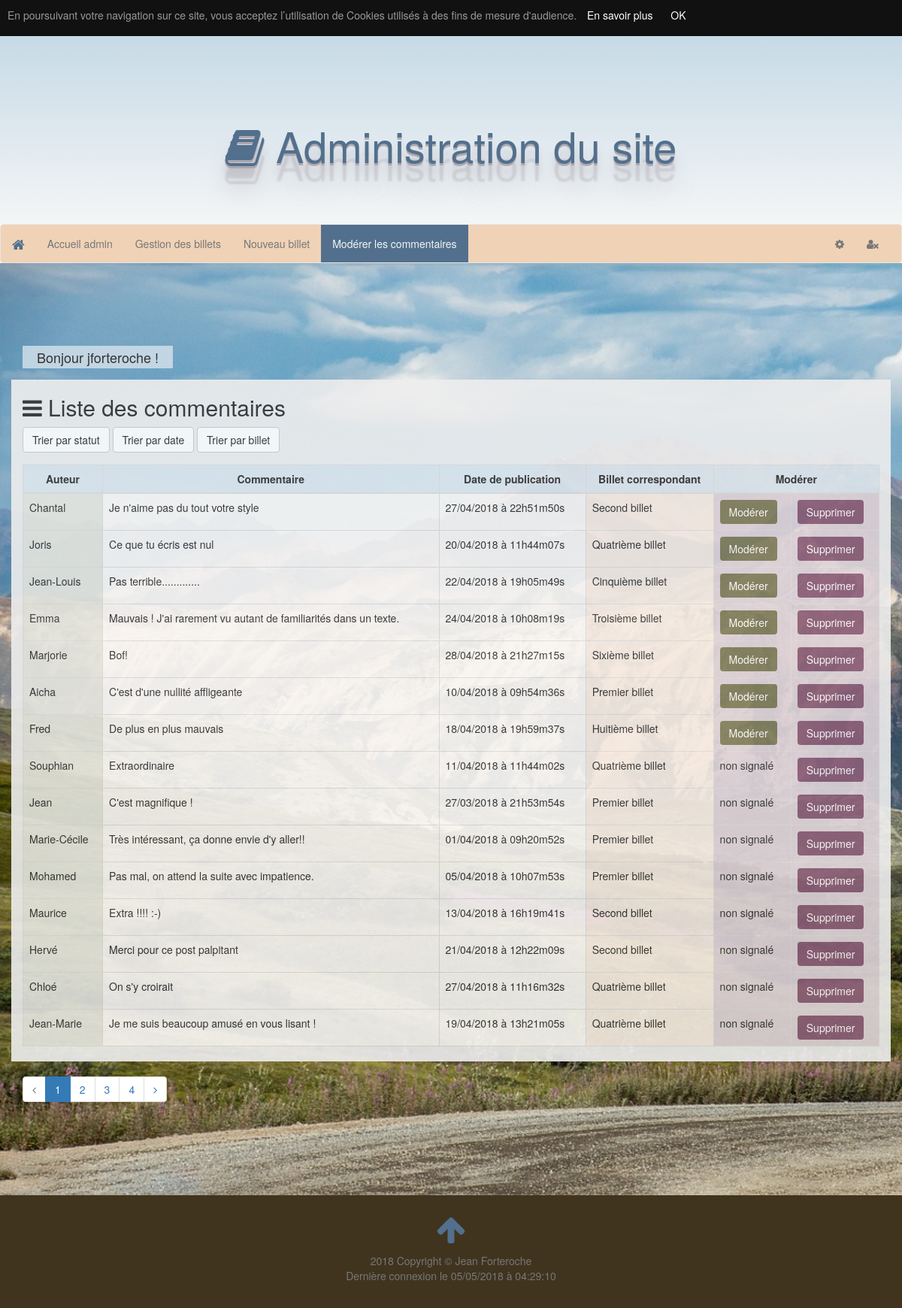
The app's page /index.php?action=commentsModeration (signed in), older data.
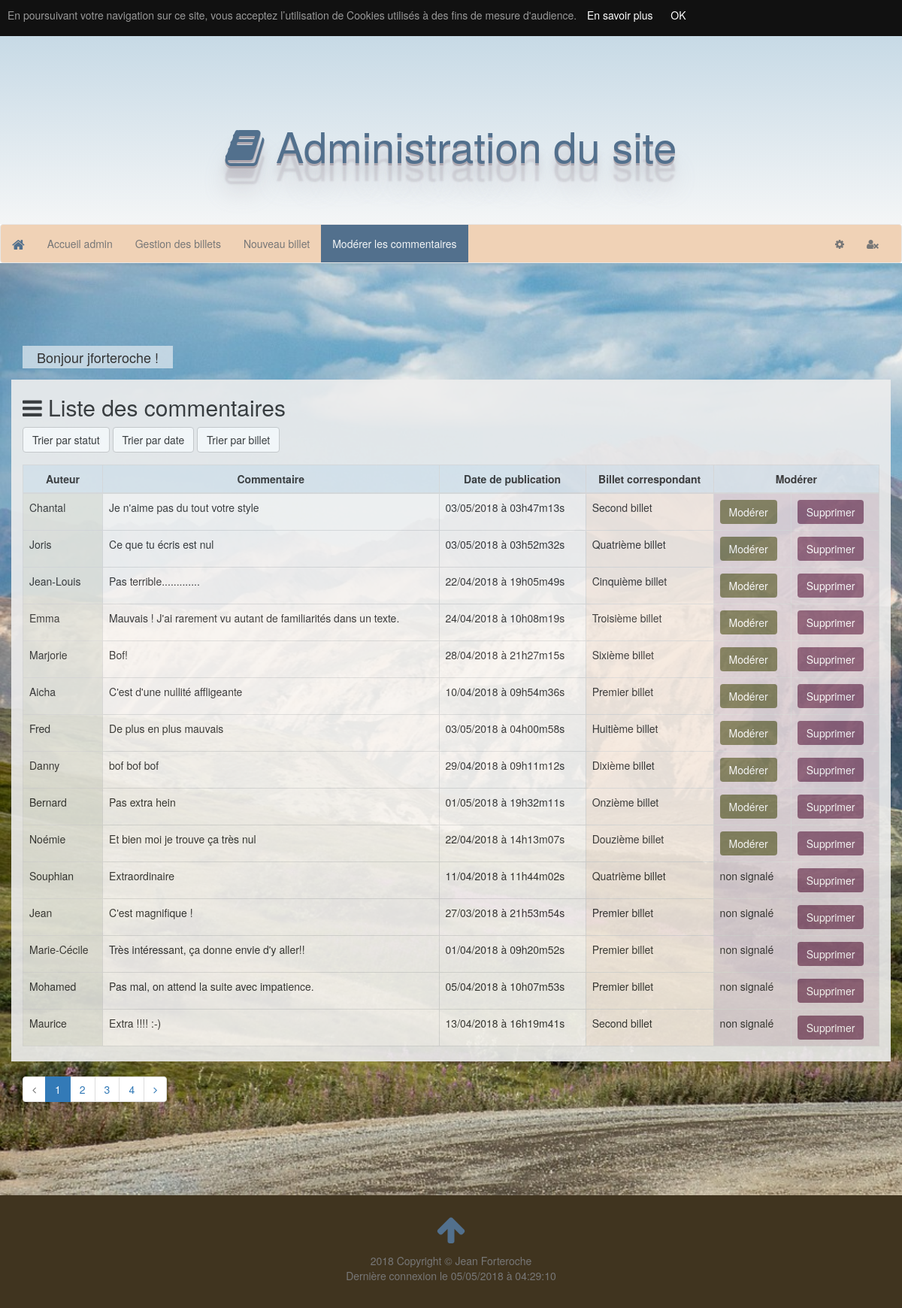
The same page, newer data.
### tables this page shows
CREATE TABLE `comments` (
  `id` int(11) NOT NULL,
  `author` varchar(255) NOT NULL,
  `content` varchar(255) NOT NULL,
  `creationDate` datetime NOT NULL,
  `postId` int(11) NOT NULL,
  `postTitle` varchar(255) NOT NULL,
  `reported` tinyint(1) NOT NULL
);

### controller/Backend.php (called while the page is built, shortened)
<?php
class Backend{
    public function commentsModeration(){
        $commentManager = new CommentManager();
        $nbComments = $commentManager->countComments();
        if ($nbComments > 0){
            $perPage = 15;
            $nbPages = $commentManager->countPages($nbComments, $perPage);
            if (isset($_GET['page']) && $_GET['page'] > 0 && $_GET['page'] <= $nbPages){
                $currentPage = $_GET['page'];
            } else{
                $currentPage = 1;
            }
            if (isset($_GET['orderBy']) && $_GET['orderBy'] == 'date'){
                $byDate = $_GET['orderBy'];
                $comments = $commentManager->getAllComments($currentPage, $perPage, $byDate);
            } elseif (isset($_GET['orderBy']) && $_GET['orderBy'] == 'posts'){
                $byPosts = $_GET['orderBy'];
                $comments = $commentManager->getAllComments($currentPage, $perPage, $byPosts);
            } else{
                $comments = $commentManager->getAllComments($currentPage, $perPage);
            }
        } else{
            $comments = false;
        }
        require('view/backend/commentsModeration.php');
    }
}

### index.php (called while the page is built, shortened)
<?php
include_once('MyAutoload.php');
if($_GET) {
    $request = $_GET['action'];
} else {
    $request = "";
}
$router = new Router($request);
$router->renderController();

### model/CommentManager.php (called while the page is built, shortened)
<?php
class CommentManager extends Manager
{
    public function countComments($postId = null){
        $db = $this->dbConnect();
        if ($postId != null){
            $req = $db->prepare('SELECT COUNT(id) FROM comments WHERE postId = ?');
            $req->execute(array($postId));
        } else{
            $req = $db->query('SELECT COUNT(id) FROM comments');
        }
        $req->setFetchMode(\PDO::FETCH_ASSOC);
        $data = $req->fetchAll();
        $commentsNb = $data[0];
        foreach($commentsNb as $key=>$value) {
            $nbComments = $commentsNb[$key];
        }
        return $nbComments;
    }
    public function countPages($nbComments,  $perPage){
        $nbPages = ceil($nbComments / $perPage);
        return $nbPages;
    }
    public function getAllComments($currentPage, $perPage, $param = '') {
        $db = $this->dbConnect();
        if ($param == 'date'){
            $req = $db->query('SELECT * , DATE_FORMAT(creationDate, \'%d/%m/%Y à %Hh%im%ss\') AS creationDateFr FROM comments ORDER BY creationDate LIMIT '.(($currentPage-1)*$perPage).' , '.$perPage.' ');
        } elseif ($param == 'posts'){
            $req = $db->query('SELECT * , DATE_FORMAT(creationDate, \'%d/%m/%Y à %Hh%im%ss\') AS creationDateFr FROM comments ORDER BY postId LIMIT '.(($currentPage-1)*$perPage).' , '.$perPage.' ');
        } else {
            $req = $db->query('SELECT * , DATE_FORMAT(creationDate, \'%d/%m/%Y à %Hh%im%ss\') AS creationDateFr FROM comments ORDER BY reported DESC LIMIT '.(($currentPage-1)*$perPage).' , '.$perPage.' ');
        }
        $comments = array();
        while ($data = $req->fetch(\PDO::FETCH_ASSOC)){
            $comment = new Comments();
            $comment->hydrate($data);
            $comments[] = $comment;
        }
        return $comments;
    }
}

### MyAutoload.php (called while the page is built, shortened)
<?php
class MyAutoload{
    public static function autoload($class){
        $path = str_replace('\\', '/', $class);
    }
}

### entity/Comments.php (called while the page is built, shortened)
<?php
class Comments extends Table
{
    private $id;
    private $author;
    private $content;
    private $creationDateFr;
    private $postTitle;
    private $reported;
    public function getReported()
    {
        return $this->reported;
    }
    public function setReported($reported)
    {
        $this->reported = $reported;
    }
    public function getId()
    {
        return $this->id;
    }
    public function setId($id)
    {
        $this->id = $id;
    }
    public function getAuthor()
    {
        return $this->author;
    }
    public function setAuthor($author)
    {
        $this->author = $author;
    }
    public function getContent()
    {
        return $this->content;
    }
    public function setContent($content)
    {
        $this->content = $content;
    }
    public function getCreationDateFr()
    {
        return $this->creationDateFr;
    }
    public function setCreationDateFr($creationDateFr)
    {
        $this->creationDateFr = $creationDateFr;
    }
    public function getPostTitle()
    {
        return $this->postTitle;
    }
    public function setPostTitle($postTitle)
    {
        $this->postTitle = $postTitle;
    }
}

### view/backend/commentsModeration.php (the view, shortened to what the changed rows need)
<div class="row table-row">
    <div class="col-lg-12">
        <h2><i class="fa fa-bars"></i> Liste des commentaires</h2>
        <div class="table-responsive">
            <table class="table table-hover table-bordered">
                <caption></caption>
                <thead>
                <tr>
                    <th class="info th" scope="col">Auteur</th>
                    <th class="info th" scope="col">Commentaire</th>
                    <th class="info th" scope="col">Date de publication</th>
                    <th class="info th" scope="col">Billet correspondant</th>
                    <th class="info th" scope="col" colspan="2">Modérer</th>
                </tr>
                </thead>
                <tbody>
                <?php if (isset($comments) && $comments != false):
                    foreach ($comments as $comment): ?>
                    <tr>
                        <td class="success" scope="row"><?= htmlspecialchars($comment->getAuthor()); ?></td>
                        <td class="default" scope="row"><?= nl2br(htmlspecialchars($comment->getContent())); ?></td>
                        <td class="default" scope="row"><?= $comment->getCreationdateFr(); ?></td>
                        <td class="warning" scope="row"><?= $comment->getPostTitle(); ?></td>
                        <?php if ($comment->getReported() == 1): ?>
                            <td class="danger" scope="row"><a href="index.php?action=moderateComment&amp;commentId=<?= $comment->getId(); ?>" class="btn btn-success">Modérer</a></td>
                        <?php else: ?>
                            <td class="danger" scope="row">non signalé</td>
                        <?php endif; ?>
                            <td class="danger" scope="row"><a href="index.php?action=deleteComment&amp;commentId=<?= $comment->getId(); ?>" class="btn btn-danger">Supprimer</a></td>
                    </tr>
                    <?php endforeach; ?>
                <?php endif; ?>
                </tbody>
            </table>
        </div>
    </div>
</div>
<?php if (isset($currentPage)): ?>
    <div class="row">
        <div class="col-lg-12">
            <ul class="pagination text-center">
                <?php
                for ($i = 1; $i <= $nbPages; $i++) {
                    if ($i == $currentPage): ?>
                        <li class="page-item active"><a class="page-link"><?= $i ?></a></li>
                    <?php else : ?>
                        <li class="page-item"><a href="index.php?action=commentsModeration&amp;page=<?= $i ?>" class="page-link"><?=$i?></a></li>
                    <?php endif;
                } ?>
            </ul>
        </div>
    </div>
<?php endif; ?>
<?php require('template.php'); ?>

Row changes from the older to the newer data that the page shows:
no longer on this page (row unchanged): comments: author "Hervé", content "Merci pour ce post palpitant", CreationdateFr "21/04/2018 à 12h22m09s", postTitle "Second billet", reported "non signalé"
no longer on this page (row unchanged): comments: author "Chloé", content "On s'y croirait", CreationdateFr "27/04/2018 à 11h16m32s", postTitle "Quatrième billet", reported "non signalé"
no longer on this page (row unchanged): comments: author "Jean-Marie", content "Je me suis beaucoup amusé en vous lisant !", CreationdateFr "19/04/2018 à 13h21m05s", postTitle "Quatrième billet", reported "non signalé"
changed comments "Chantal": CreationdateFr "27/04/2018 à 22h51m50s" → "03/05/2018 à 03h47m13s"
changed comments "Joris": CreationdateFr "20/04/2018 à 11h44m07s" → "03/05/2018 à 03h52m32s"
changed comments "Fred": CreationdateFr "18/04/2018 à 19h59m37s" → "03/05/2018 à 04h00m58s"
now on this page (row edited): comments: author "Danny", content "bof bof bof", CreationdateFr "29/04/2018 à 09h11m12s", postTitle "Dixième billet"
now on this page (row edited): comments: author "Bernard", content "Pas extra hein", CreationdateFr "01/05/2018 à 19h32m11s", postTitle "Onzième billet"
now on this page (row edited): comments: author "Noémie", content "Et bien moi je trouve ça très nul", CreationdateFr "22/04/2018 à 14h13m07s", postTitle "Douzième billet"
